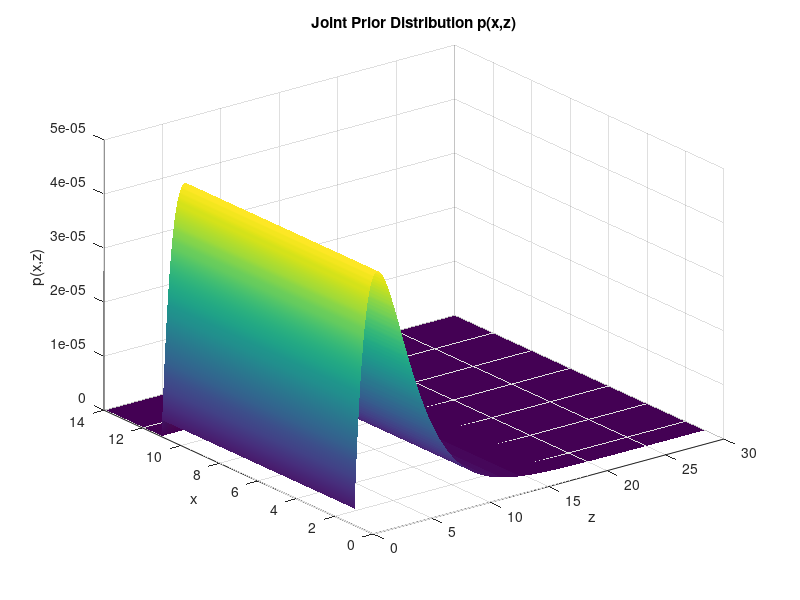

Source code (MATLAB): (Note: this script raises an error after producing the figure.)
clear; clc; close all

rng(500)
%% Define grid space + paramters

dx = 0.05;
x = 1:dx:14;
z = dx:dx:30;
a = 2;
b = 2;

Nx = length(x);
Nz = length(z);
%% Define prior grid dist

px = zeros(1,Nx);
px(x >= 1 & x <= 11) = 1/(11-1);

pz = (1/(b^a * gamma(a))) .* (z.^(a-1)) .* exp(-z./b);

P = zeros(Nx,Nz);

for i = 1:Nx
    for j = 1:Nz
        P(i,j) = px(i) * pz(j);
    end
end

P = P / sum(P(:));

[X,Z] = meshgrid(z,x);

figure
surf(X,Z,P)
xlabel('z')
ylabel('x')
zlabel('p(x,z)')
title('Joint Prior Distribution p(x,z)')
shading interp

%% Posterior Bayes Update

y = [91.56, 70.43, 108.67];
Ny = 3;

L = likelihood(y(1),x,z);

figure
surf(X,Z,L)
xlabel('z')
ylabel('x')
zlabel('p(y|x,z)')
title('Likelihood Dist p(y|x,z)')
shading interp

for i = 1:Ny
    Posterior = BayesUpdate(y(i),x,z,P, true,i);
    P = Posterior;
    MAP = getMAP(P,x,z);
    MMSE = getMMSE(P,x,z);
end

%% IS

px = zeros(1,Nx);
px(x >= 1 & x <= 11) = 1/(11-1);

pz = (1/(b^a * gamma(a))) .* (z.^(a-1)) .* exp(-z./b);

P = zeros(Nx,Nz);

for i = 1:Nx
    for j = 1:Nz
        P(i,j) = px(i) * pz(j);
    end
end

Ns = 500; % Sample Count
% Since x/z are independant, we can sample from individual dist
xi = 1 + 10*rand(Ns,1);
zi = gamrnd(a,b,Ns,1);
w = zeros(1,500);

for i = 1:Ns

w(i) = likelihood(y(1),xi(i),zi(i))*likelihood(y(2),xi(i),zi(i))*likelihood(y(3),xi(i),zi(i));

end

w = w./sum(w); % Normalize

% MMSE estimate
IS_MMSE = [0;0];
for i = 1:Ns
    IS_MMSE = IS_MMSE + w(i)*[xi(i);zi(i)];
end

figure; hold on
scatter3(zi, xi, w, 40, w, 'filled')
plot3([IS_MMSE(1) IS_MMSE(1)],[IS_MMSE(2) IS_MMSE(2)],[0 max(w)],'k--')
xlim([1 14])
ylim([0 30])
xlabel('z')
ylabel('x')
zlabel('Importance Weight')
title('Importance Sampling Weighted Particles')

colorbar
colormap turbo
grid on

%% Helper Functions

function [L] = likelihood(y,x,z)

Nx = length(x);
Nz = length(z);
L = zeros(Nx,Nz);

for i = 1:Nx
    for j = 1:Nz
        % Out of bounds
        if y < x(i) || y > (x(i)+z(j))^2
            L(i,j) = 0;
            continue
        end

        L(i,j) = 1/((x(i)+z(j))^2-x(i));
    end
end
    
    
end

function [Posterior] = BayesUpdate(y,x,z,Prior, PLOT,i)

L = likelihood(y,x,z);

Posterior = Prior.*L;
fprintf("Value of Marginal P(y_1:N) = %d for meas 1:%i \n",sum(Posterior(:)),i)
Posterior = Posterior./(sum(Posterior(:)));



if PLOT
    MAP = getMAP(Posterior,x,z);
    MMSE = getMMSE(Posterior,x,z);
    [X,Z] = meshgrid(z,x);
    figure
    hold on
    surf(X,Z,Posterior)
    scatter3(MAP(1),MAP(2),MAP(3),'rx')
    plot3([MMSE(1) MMSE(1)],[MMSE(2) MMSE(2)],[0 MAP(3)],'k--')
    xlabel('z')
    ylabel('x')
    zlabel('p(x,z|y)')
    title(sprintf('p(x,z | y_1...y_%d)',i))    
    shading interp
end
end

function [MAP] = getMAP(P,x,z)

    [peak,idx] = max(P(:));
    [row, col] = ind2sub(size(P), idx);
    [X,Z] = meshgrid(z,x);
    peakx = X(row,col);
    peakz = Z(row,col);

    MAP = [peakx;peakz;peak];

end

function [MMSE] = getMMSE(P,x,z)
[X,Z] = meshgrid(z,x);

x_mmse = sum(sum(P .* X));
z_mmse = sum(sum(P .* Z));

[~, ix] = min(abs(x - x_mmse));
[~, iz] = min(abs(z - z_mmse));

MMSE = [x_mmse; z_mmse; P(ix,iz)];

end
